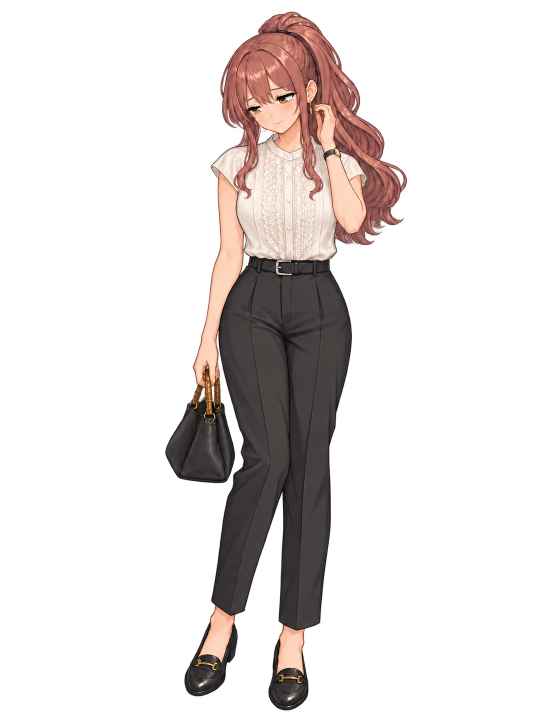
#> input picture asset_sources/portraits/hiyori-redesign-issue664/raw/normal-source.png, 1084 x 1451 px, found by its file name (shown at 1/2 size)
$ python build-normal.py
#> lines starting #> are read from the running program, lines starting #| are printed output that depends on the picture
"""Build the adopted 896x1200 Steve portrait from the saved imagegen source."""

from pathlib import Path

import numpy as np
from PIL import Image


root = Path(__file__).parent
source = root / "normal-source.png"
output = root.parents[2] / "assets/sprites/characters/steve/chr_steve_normal.png"

im = Image.open(source).convert("RGBA")
#> im is the input picture: PIL image 1084x1451 RGBA; mean R, G, B, A 27.5, 21.9, 20.4, 52.7
im = im.resize((896, 1200), Image.Resampling.LANCZOS)
#> im: PIL image 896x1200 RGBA
pixels = np.array(im)

# Imagegen puts stray saturated red pixels in almost fully transparent space.
# Remove only invisible alpha noise; keep all visible painted and anti-aliased pixels.
pixels[pixels[:, :, 3] < 8] = 0
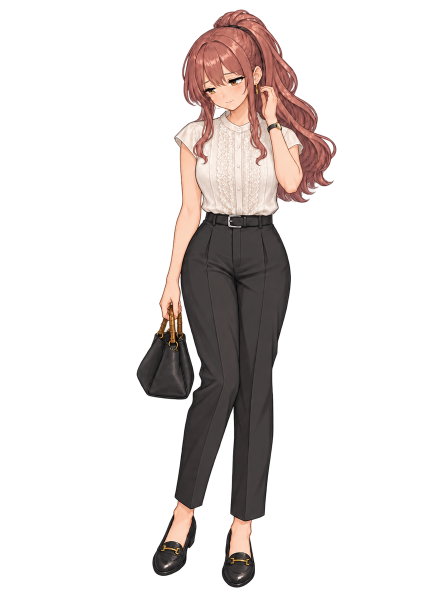
#> pixels: shape (1200, 896, 4) (shown at 1/2 size); mean R, G, B, A 26.5, 21.3, 19.9, 52.7; transparent parts drawn white

Image.fromarray(pixels, "RGBA").save(output, optimize=True)
print(output)
